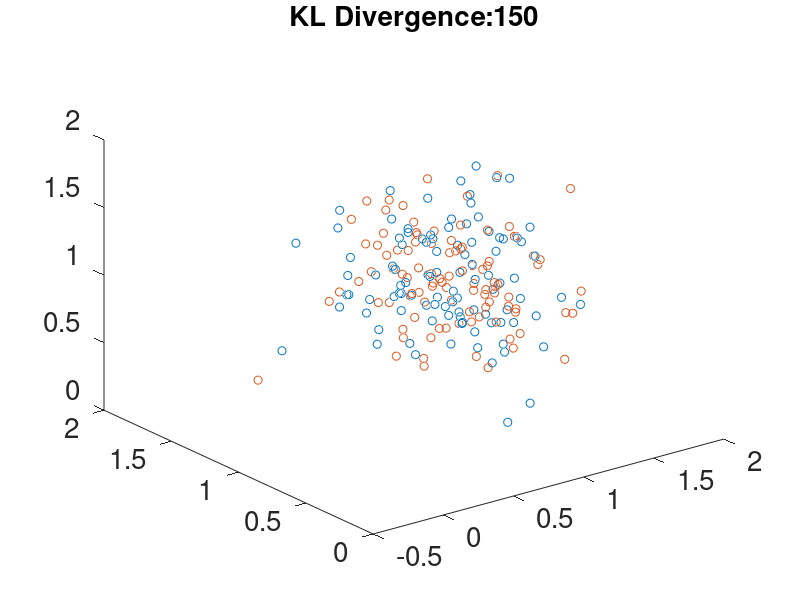
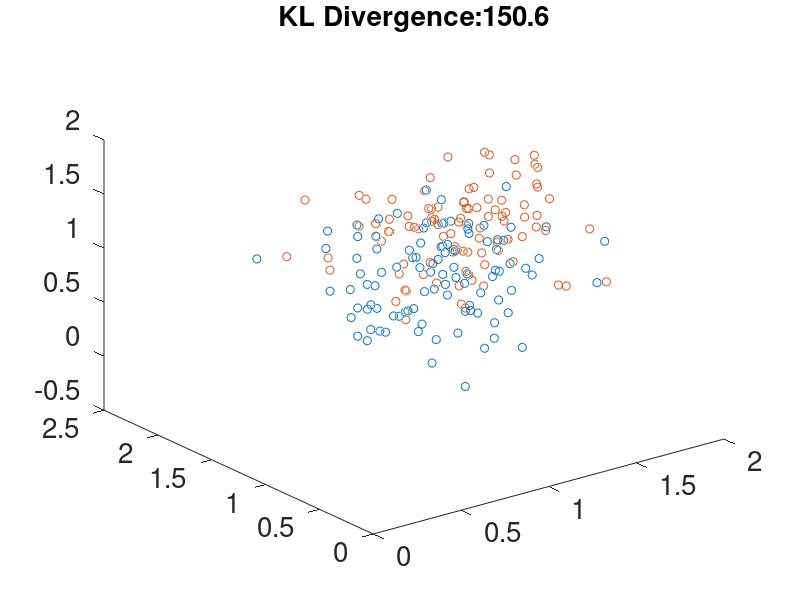
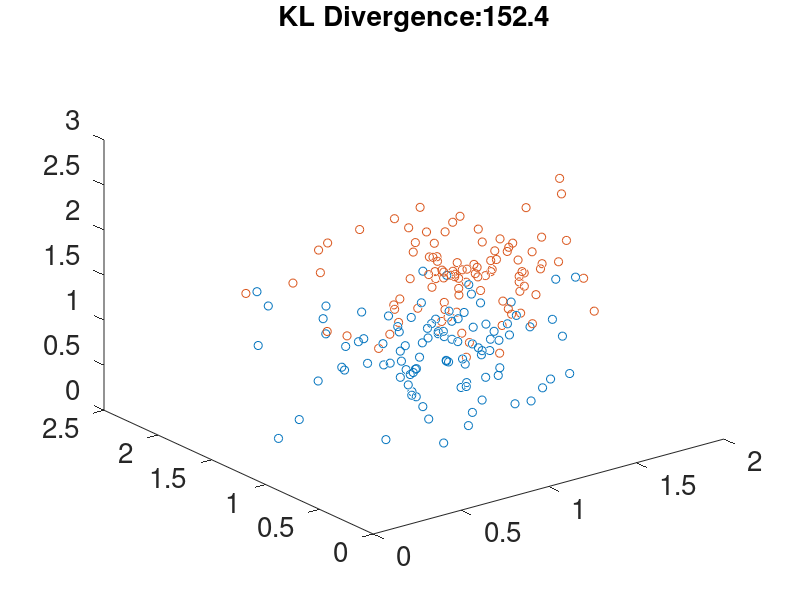
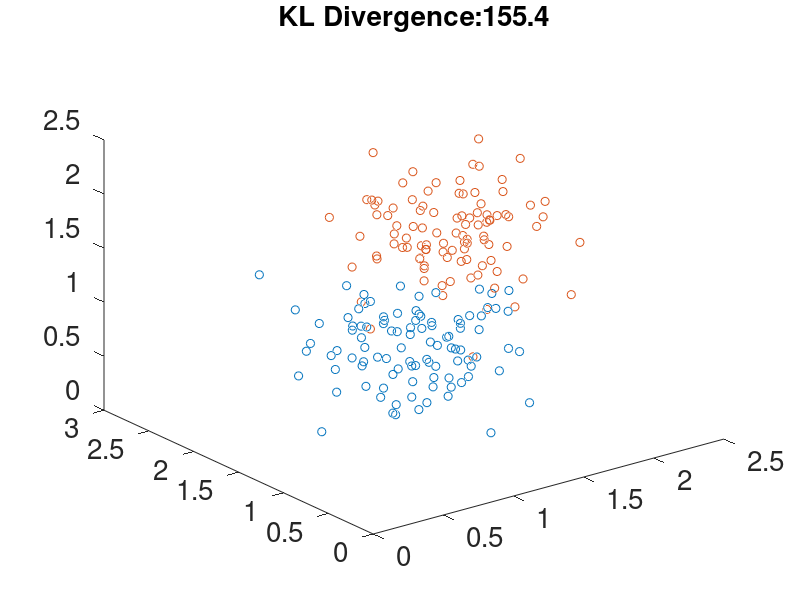

Here is the MATLAB script that generated these plots, in order:

mean = [1 1 1];

mean = mean';

title("Distributions infered");

covar = eye(3,3)*.1;

for i=1:.2:5
	mean2 = mean + i-1;
	dist = 0.5* [log(det(covar)/det(covar))+trace(pinv(covar)/covar)+	(mean2-mean)'* pinv(covar) *(mean2-mean)];
	temp = mvnrnd(mean(:),covar,100);
	hold off;
	plot3(temp(:,1),temp(:,2),temp(:,3), "o");
	hold on
	temp = mvnrnd(mean2(:),covar,100);
	plot3(temp(:,1),temp(:,2),temp(:,3), "o");
	#input('prompt');
	path  = strcat ("visualizations/image", num2str(i), ".jpg");
	titleText = strcat("KL Divergence:", num2str(dist));
	title (titleText);
	fontsize=20;
	set([gca; findall(gca, 'Type','text')], 'FontSize', fontsize);
	saveas( 1,path);

end
view(15,15);
